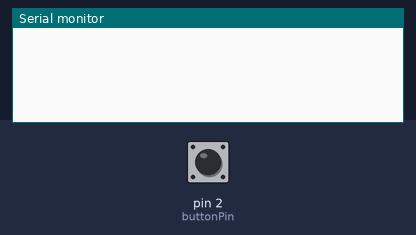
Simulated run of this sketch. Board: Arduino Uno, built with avr-gcc and run on an emulated ATmega328P. Shown: the last lines printed to the serial monitor. The test bench sets the inputs (shaded band); at power-on: pin 2 (buttonPin) HIGH.

Above: at 1.2 s.
1.3 s: pin 2 (buttonPin) pulled LOW for 0.15 s
At 1.43 s:
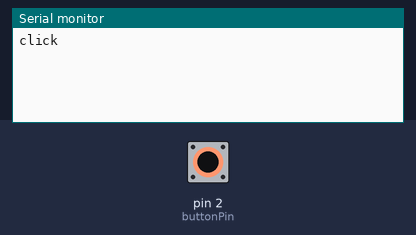
At 2.9 s:
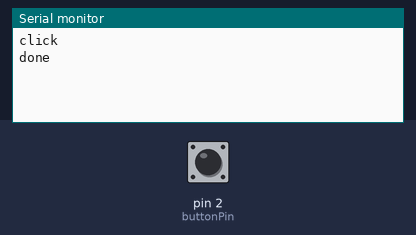

The sketch:

telegraph.ino
```cpp
const int buttonPin = 2; // ボタンが接続されたピン
const int debounceDelay = 100; // チャタリング防止用の待ち時間（ミリ秒）
int current = 0;

void setup() {
  pinMode(buttonPin, INPUT_PULLUP); // ピンを入力モードに設定
  Serial.begin(9600); // シリアル通信を開始
}

void loop() {
  int buttonState = digitalRead(buttonPin); // ボタンの状態を読み取る
  if (buttonState == LOW) { // ボタンが押されたら
    if (current == 1){

    }
    else{
      current = 1;
      Serial.println("click"); // シリアル通信で"click"と送信する（改行なし）
      delay(debounceDelay); // チャタリング防止用に少し待つ
    }

  }
  if (buttonState == HIGH) {
    if (current == 1){
      Serial.println("done");
      current = 0;
      delay(debounceDelay); // チャタリング防止用に少し待つ
    }

  }
}
```

Measured:
- after the input at 1.3 s, the serial monitor: prints a new line at once (image 1)
